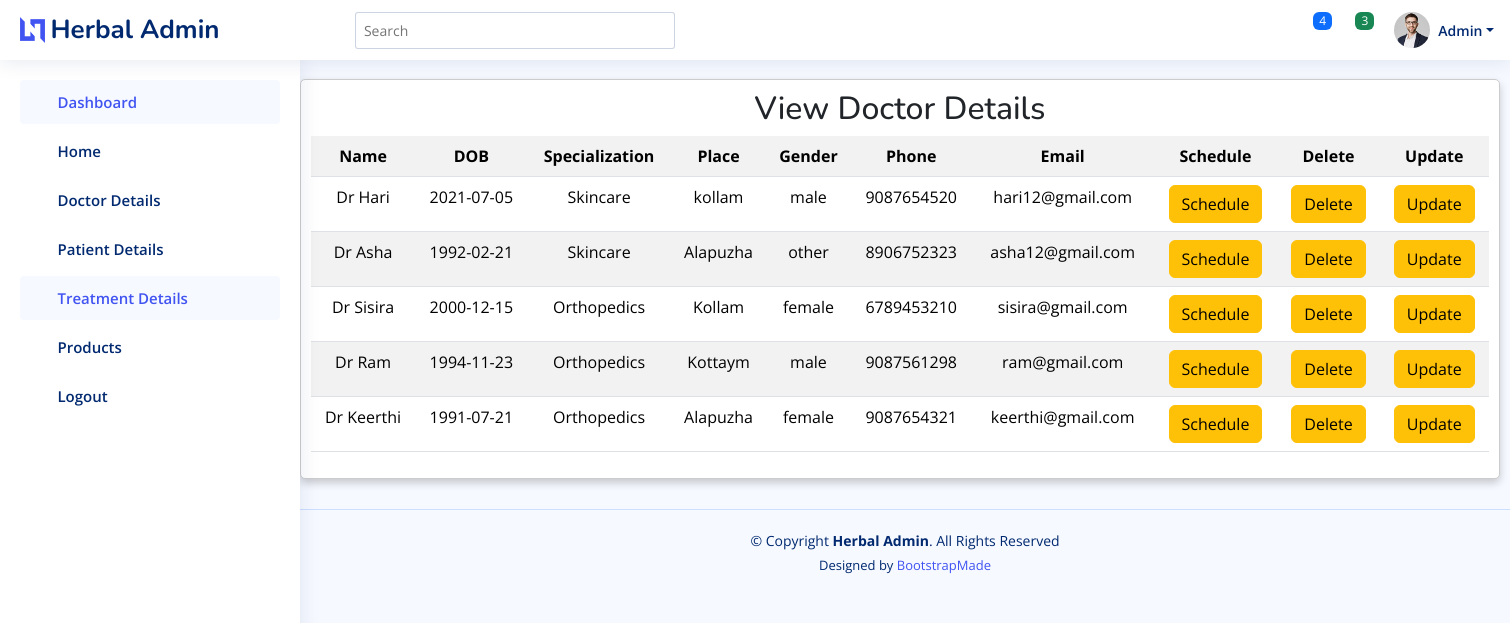
/adminmando_view/, run on the app's committed database.
### consultation/models.py (models this page shows)
class Doctors(models.Model):
    LOGIN = models.ForeignKey(Login, on_delete=models.CASCADE)
    Name   =  models.CharField( max_length=50)
    gender = models.CharField( max_length=50)
    dob = models.CharField( max_length=50)
    specialization = models.CharField( max_length=50)
    place = models.CharField( max_length=50)
    phone = models.CharField( max_length=50)
    email = models.CharField( max_length=50)
    pic =   models.ImageField(max_length=1000)

### consultation/views.py (the view)
# urls.py: path('adminmando_view/',views.adminmando_view,name="adminmando_view"),
def adminmando_view(request):
    docview=Doctors.objects.all()
    return render(request, 'adminmando_view.html',{'docview':docview})

### templates/adminmando_view.html (shortened to what this page needs)
{% include 'admin_header.html' %}
<div class="center-align">
  <div class="card" style="width: 1200px;">
    <form action="" method="post">
      <table class="table table-striped">
        <h2>View Doctor Details</h2>
        <tr>
          <th>Name</th>
          <th>DOB</th>
          <th>Specialization</th>
          <th>Place</th>
          <th>Gender</th>
          <th>Phone</th>
          <th>Email</th>
          <th>Schedule</th>
          <th>Delete</th>
          <th>Update</th>
        </tr>
        {% for i in docview %}
        <tr>
          <td>{{i.Name}}</td>
          <td>{{i.dob}}</td>
          <td>{{i.specialization}}</td>
          <td>{{i.place}}</td>
          <td>{{i.gender}}</td>
          <td>{{i.phone}}</td>
          <td>{{i.email}}</td>
          <td><a href="/schedule_form/" class="btn btn-warning">Schedule</a></td>
          <td><a href="/delete_doctor/{{i.LOGIN_id}}" class="btn btn-warning">Delete</a></td>
          <td><a href="/admin_update_doctor_details/{{i.id}}" class="btn btn-warning">Update</a></td>
        </tr>
        {% endfor %}
      </table>
    </form>
  </div>
</div>
{% include 'admin_footer.html' %}

### static/assets/css/style.css (style rules this page uses)
:root { scroll-behavior: smooth; }
body { font-family: "Open Sans", sans-serif; background: #f6f9ff; color: #444444; }
a { color: #4154f1; text-decoration: none; }
h1, h2, h3, h4, h5, h6 { font-family: "Nunito", sans-serif; }
.card { margin-bottom: 30px; border: none; border-radius: 5px; box-shadow: 0px 0 30px rgba(1, 41, 112, 0.1); }

### templates/adminmando_view.html (style rules this page uses)
.center-align { text-align: center; margin-left: 300px; }
.card { border: 1px solid #ccc; border-radius: 5px; padding: 10px; box-shadow: 0 4px 8px 0 rgba(0, 0, 0, 0.2); }

### data on the page
Doctors: Name "Dr Hari", dob "2021-07-05", specialization "Skincare", place "kollam", gender "male", phone "9087654520", email "hari12@gmail.com"
Doctors: Name "Dr Asha", dob "1992-02-21", specialization "Skincare", place "Alapuzha", gender "other", phone "8906752323", email "asha12@gmail.com"
Doctors: Name "Dr Sisira", dob "2000-12-15", specialization "Orthopedics", place "Kollam", gender "female", phone "6789453210", email "sisira@gmail.com"
Doctors: Name "Dr Ram", dob "1994-11-23", specialization "Orthopedics", place "Kottaym", gender "male", phone "9087561298", email "ram@gmail.com"
Doctors: Name "Dr Keerthi", dob "1991-07-21", specialization "Orthopedics", place "Alapuzha", gender "female", phone "9087654321", email "keerthi@gmail.com"
